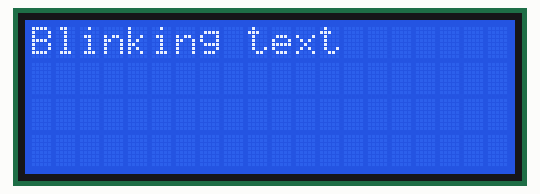
Simulated run of this sketch. Board: Arduino Uno, built with avr-gcc and run on an emulated ATmega328P. On the bench: 20×4 character LCD.

Above: at 0.1 s.
At 2.1 s:
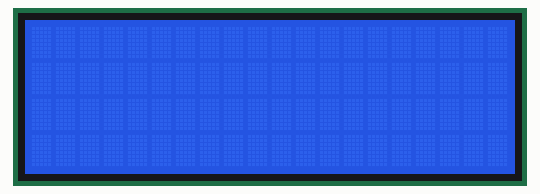

Measured:
- what the display in image 1 shows lasts 2.0 s, from 2.1 s to 4.1 s

The sketch:

project_blink_lcd.ino
```cpp
#include <LiquidCrystal_I2C.h>
LiquidCrystal_I2C lcd = LiquidCrystal_I2C(0x27, 20, 4);
void setup() {
lcd.init();
lcd.backlight();
lcd.print("Blinking text");
}
void loop() {
lcd.display();
delay(2000);
lcd.noDisplay();
delay(2000);
}
```
